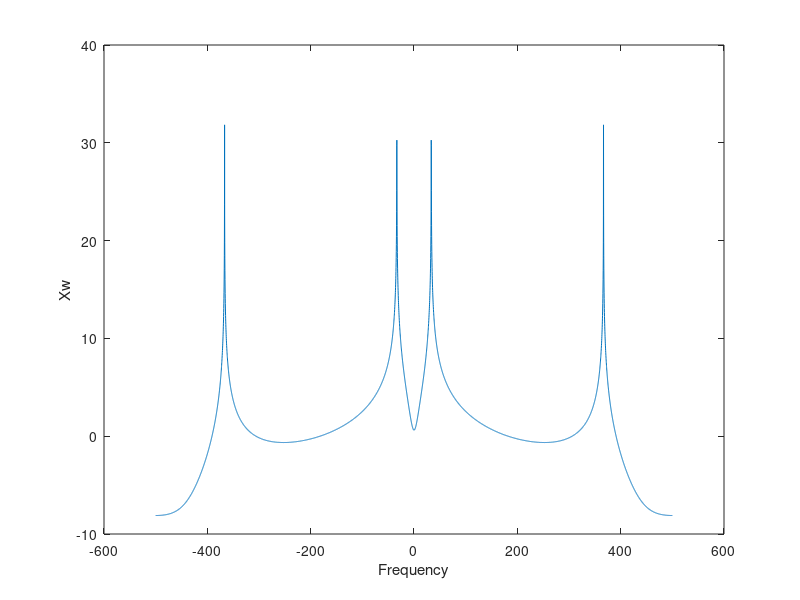

This chart was generated by the following MATLAB code:
clc
clear all
close all
%%
Fs = 1000;
t = 0:1/Fs:2*pi;
w0 = 2*pi*Fs/5;
w1 = 2*pi*Fs/6;
%fft is for fourier transform and xt is the function with product of functions cos((w0)*t) and cos((w1)*t), where w0 and w1 are the maximum frequencies of their respective functions.
xt = (cos((w0)*t) .* cos((w1)*t));
L = length(xt);
Y = fft(xt, L);
fvec = Fs/2*linspace(-1, 1, L);
Xw = fftshift(Y);
plot(fvec, 10*log10(abs(Xw)));
xlabel('Frequency');
ylabel('Xw');